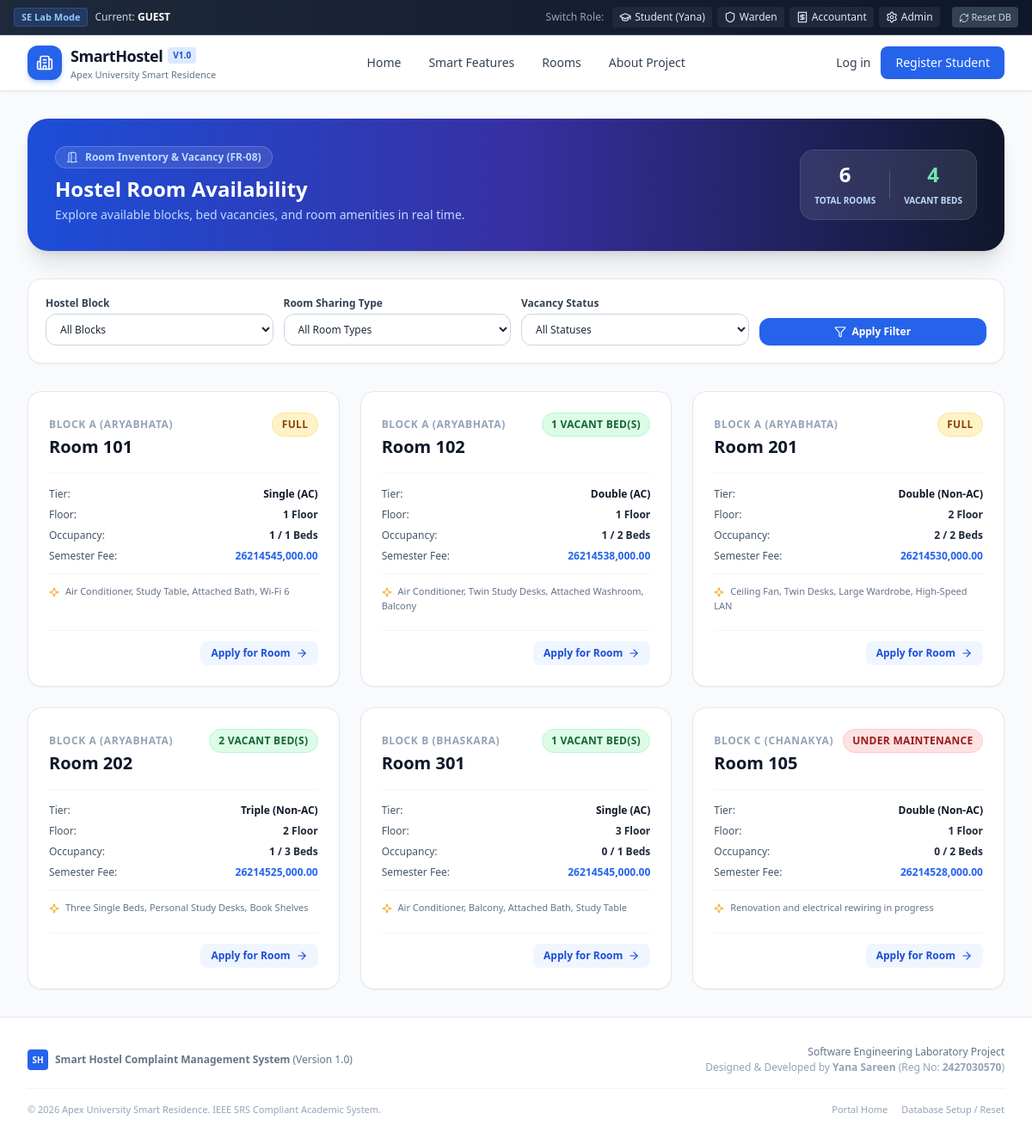
Page /available_rooms.php on the committed database.
### tables this page shows
CREATE TABLE `rooms` (
  `id` INT AUTO_INCREMENT PRIMARY KEY,
  `room_number` VARCHAR(20) NOT NULL UNIQUE,
  `block` VARCHAR(50) NOT NULL,
  `floor` INT NOT NULL DEFAULT 1,
  `room_type` VARCHAR(50) NOT NULL DEFAULT 'Double (Non-AC)',
  `capacity` INT NOT NULL DEFAULT 2,
  `occupied_beds` INT NOT NULL DEFAULT 0,
  `fee_per_semester` DECIMAL(10,2) NOT NULL DEFAULT 35000.00,
  `status` ENUM('Available', 'Full', 'Under Maintenance') NOT NULL DEFAULT 'Available',
  `amenities` TEXT DEFAULT NULL,
  `created_at` DATETIME DEFAULT CURRENT_TIMESTAMP
);

### available_rooms.php (the view, shortened to what this page needs)
<?php
$db = get_db();
$sql = "SELECT * FROM rooms WHERE 1=1 ";
$params = [];
$sql .= " ORDER BY block, floor, room_number";
$stmt = $db->prepare($sql);
$stmt->execute($params);
$rooms = $stmt->fetchAll();
$total_rooms = $db->query("SELECT COUNT(*) FROM rooms")->fetchColumn();
$total_vacant_beds = $db->query("SELECT SUM(capacity - occupied_beds) FROM rooms WHERE status = 'Available'")->fetchColumn() ?: 0;
require_once __DIR__ . '/includes/header.php';
require_once __DIR__ . '/includes/navbar.php';
?>
<div class="max-w-7xl mx-auto px-4 sm:px-6 lg:px-8 py-8 space-y-8">
    <div class="bg-gradient-to-r from-blue-700 via-indigo-800 to-slate-900 rounded-3xl p-6 sm:p-8 text-white shadow-xl flex flex-col sm:flex-row sm:items-center justify-between gap-4">
        <div>
            <div class="inline-flex items-center gap-2 px-3 py-1 rounded-full text-xs font-semibold bg-white/10 text-blue-200 border border-white/20 mb-2">
                <i data-lucide="door-open" class="w-3.5 h-3.5"></i> Room Inventory & Vacancy (FR-08)
            </div>
            <h1 class="text-2xl font-black">Hostel Room Availability</h1>
            <p class="text-xs sm:text-sm text-blue-200 mt-1">Explore available blocks, bed vacancies, and room amenities in real time.</p>
        </div>
        <div class="flex items-center gap-4 bg-white/10 px-4 py-3 rounded-2xl border border-white/10 backdrop-blur-sm">
            <div class="text-center">
                <span class="block text-2xl font-black"><?= $total_rooms ?></span>
                <span class="text-[10px] text-blue-200 uppercase font-semibold">Total Rooms</span>
            </div>
            <div class="text-center">
                <span class="block text-2xl font-black text-emerald-300"><?= $total_vacant_beds ?></span>
                <span class="text-[10px] text-blue-200 uppercase font-semibold">Vacant Beds</span>
            </div>
        </div>
    </div>
    <div class="bg-white rounded-2xl border border-slate-200 shadow-sm p-5">
        <form method="GET" action="available_rooms.php" class="grid grid-cols-1 sm:grid-cols-4 gap-3 text-xs items-end">
            <div>
                <label class="block font-semibold text-slate-700 mb-1">Hostel Block</label>
                <select name="block" class="w-full px-3 py-2 rounded-xl border border-slate-300 bg-white">
                    <option value="">All Blocks</option>
                </select>
            </div>
            <div>
                <label class="block font-semibold text-slate-700 mb-1">Room Sharing Type</label>
                <select name="type" class="w-full px-3 py-2 rounded-xl border border-slate-300 bg-white">
                    <option value="">All Room Types</option>
                </select>
            </div>
            <div>
                <label class="block font-semibold text-slate-700 mb-1">Vacancy Status</label>
                <select name="status" class="w-full px-3 py-2 rounded-xl border border-slate-300 bg-white">
                    <option value="">All Statuses</option>
                </select>
            </div>
            <div class="flex gap-2">
                <button type="submit" class="flex-1 py-2 px-3 bg-blue-600 hover:bg-blue-700 text-white rounded-xl font-semibold transition flex items-center justify-center gap-1.5">
                    <i data-lucide="filter" class="w-3.5 h-3.5"></i> Apply Filter
                </button>
            </div>
        </form>
    </div>
    <div class="grid grid-cols-1 md:grid-cols-2 lg:grid-cols-3 gap-6">
        <?php if (!empty($rooms)): ?>
            <?php foreach ($rooms as $r): ?>
                <?php
                    $vacant = $r['capacity'] - $r['occupied_beds'];
                    $is_available = ($r['status'] === 'Available' && $vacant > 0);
                ?>
                <div class="bg-white rounded-2xl border border-slate-200 p-6 shadow-sm card-hover flex flex-col justify-between">
                    <div>
                        <div class="flex items-start justify-between gap-2">
                            <div>
                                <span class="text-xs font-bold text-slate-400 uppercase tracking-wider"><?= htmlspecialchars($r['block']) ?></span>
                                <h3 class="text-xl font-bold text-slate-900 mt-0.5">Room <?= htmlspecialchars($r['room_number']) ?></h3>
                            </div>
                            <span class="badge-status <?= $is_available ? 'badge-resolved' : ($r['status'] === 'Under Maintenance' ? 'badge-escalated' : 'badge-pending') ?>">
                                <?= $is_available ? "$vacant Vacant Bed(s)" : htmlspecialchars($r['status']) ?>
                            </span>
                        </div>
                        <div class="mt-4 pt-4 border-t border-slate-100 space-y-2 text-xs">
                            <div class="flex justify-between text-slate-600">
                                <span>Tier:</span>
                                <strong class="text-slate-900"><?= htmlspecialchars($r['room_type']) ?></strong>
                            </div>
                            <div class="flex justify-between text-slate-600">
                                <span>Floor:</span>
                                <strong class="text-slate-800"><?= $r['floor'] ?> Floor</strong>
                            </div>
                            <div class="flex justify-between text-slate-600">
                                <span>Occupancy:</span>
                                <strong class="text-slate-800"><?= $r['occupied_beds'] ?> / <?= $r['capacity'] ?> Beds</strong>
                            </div>
                            <div class="flex justify-between text-slate-600">
                                <span>Semester Fee:</span>
                                <strong class="text-blue-600 font-bold"><?= CURRENCY_SYMBOL ?><?= number_format($r['fee_per_semester'], 2) ?></strong>
                            </div>
                        </div>
                        <?php if ($r['amenities']): ?>
                            <div class="mt-3 pt-3 border-t border-slate-100 text-[11px] text-slate-500">
                                <i data-lucide="sparkle" class="w-3 h-3 inline text-amber-500 mr-1"></i>
                                <?= htmlspecialchars($r['amenities']) ?>
                            </div>
                        <?php endif; ?>
                    </div>
                    <div class="mt-5 pt-3 border-t border-slate-100 flex justify-end">
                        <a href="apply_room.php" class="inline-flex items-center gap-1.5 px-3 py-1.5 rounded-lg bg-blue-50 hover:bg-blue-100 text-blue-700 font-semibold text-xs transition">
                            Apply for Room <i data-lucide="arrow-right" class="w-3.5 h-3.5"></i>
                        </a>
                    </div>
                </div>
            <?php endforeach; ?>
        <?php endif; ?>
    </div>
</div>
<?php require_once __DIR__ . '/includes/footer.php'; ?>

### assets/css/styles.css (style rules this page uses)
:root { --primary: #2563eb; --primary-hover: #1d4ed8; --primary-light: #eff6ff; --secondary: #475569; --success: #16a34a; --warning: #f59e0b; --danger: #dc2626; --dark: #0f172a; --card-bg: #ffffff; --border-color: #e2e8f0; }
body { font-family: -apple-system, BlinkMacSystemFont, "Segoe UI", Roboto, "Helvetica Neue", Arial, sans-serif; background-color: #f8fafc; color: #1e293b; min-height: 100vh; display: flex; flex-direction: column; }
.badge-status { display: inline-flex; align-items: center; padding: 0.25rem 0.65rem; border-radius: 9999px; font-size: 0.75rem; font-weight: 600; letter-spacing: 0.025em; text-transform: uppercase; }
.badge-pending { background-color: #fef3c7; color: #92400e; border: 1px solid #fde68a; }
.badge-resolved { background-color: #dcfce7; color: #166534; border: 1px solid #bbf7d0; }
.badge-escalated { background-color: #fee2e2; color: #991b1b; border: 1px solid #fecaca; animation: pulse 2s cubic-bezier(0.4, 0, 0.6, 1) infinite; }
.card-hover { transition: all 0.2s ease; }

### rows in the picture
rooms: block "BLOCK A (ARYABHATA)", room_number "101", status "FULL", room_type "Single (AC)", floor "1", occupied_beds "1", capacity "1", fee_per_semester "45,000.00", amenities "Air Conditioner, Study Table, Attached Bath, Wi-Fi 6"
rooms: block "BLOCK A (ARYABHATA)", room_number "102", occupied_beds "1", room_type "Double (AC)", floor "1", capacity "2", fee_per_semester "38,000.00", amenities "Air Conditioner, Twin Study Desks, Attached Washroom, Balcony"
rooms: block "BLOCK A (ARYABHATA)", room_number "201", status "FULL", room_type "Double (Non-AC)", floor "2", occupied_beds "2", capacity "2", fee_per_semester "30,000.00", amenities "Ceiling Fan, Twin Desks, Large Wardrobe, High-Speed LAN"
rooms: block "BLOCK A (ARYABHATA)", room_number "202", vacant "2", room_type "Triple (Non-AC)", floor "2", occupied_beds "1", capacity "3", fee_per_semester "25,000.00", amenities "Three Single Beds, Personal Study Desks, Book Shelves"
rooms: block "BLOCK B (BHASKARA)", room_number "301", capacity "1", room_type "Single (AC)", floor "3", occupied_beds "0", fee_per_semester "45,000.00", amenities "Air Conditioner, Balcony, Attached Bath, Study Table"
rooms: block "BLOCK C (CHANAKYA)", room_number "105", status "UNDER MAINTENANCE", room_type "Double (Non-AC)", floor "1", occupied_beds "0", capacity "2", fee_per_semester "28,000.00", amenities "Renovation and electrical rewiring in progress"

### other values in the picture
$total_rooms "6"
$total_vacant_beds "4"
APP_NAME "Smart Hostel Complaint Management System"
APP_VERSION "1.0"
HOSTEL_NAME "Apex University Smart Residence"
